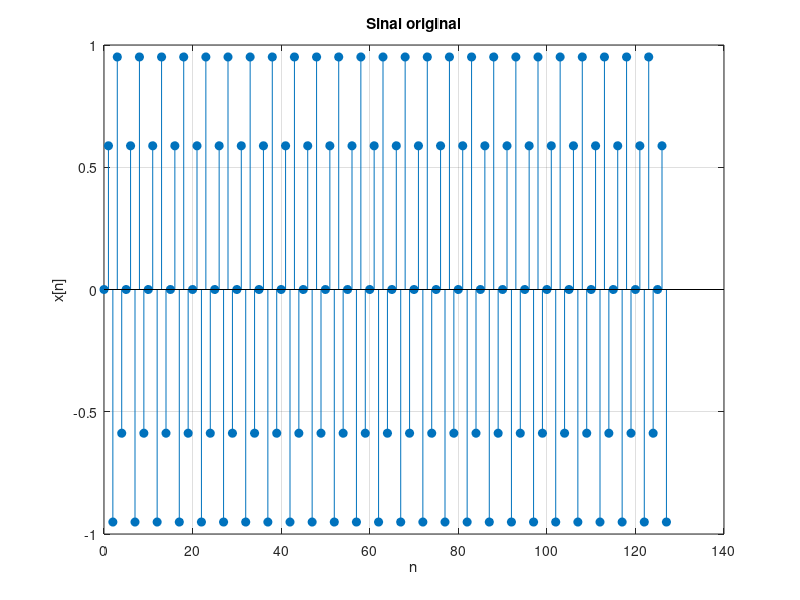
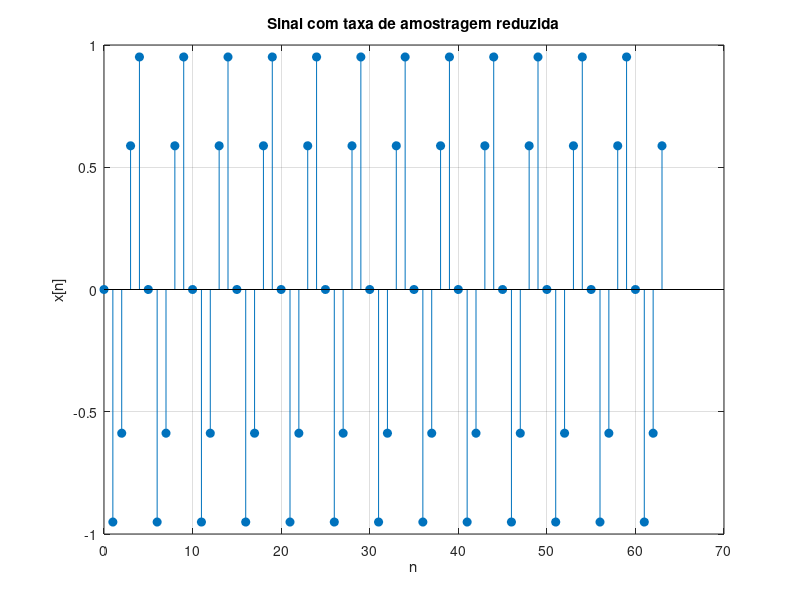
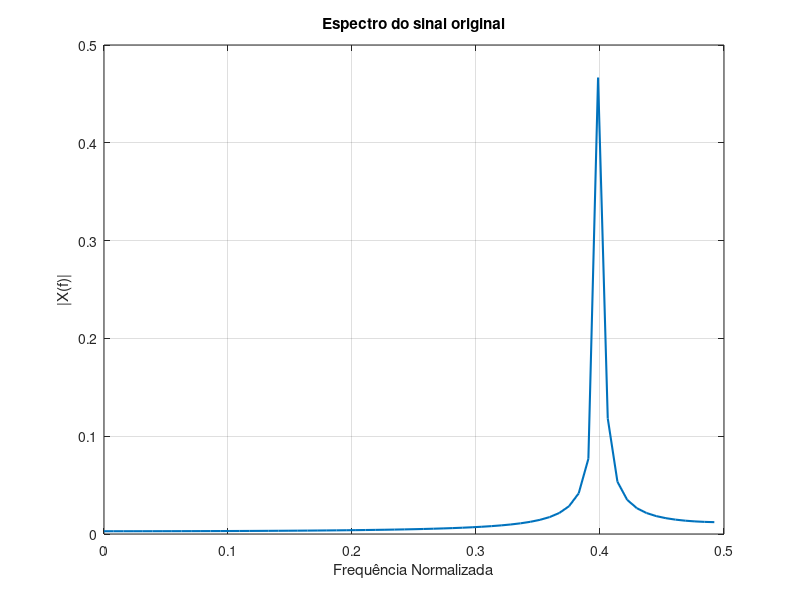
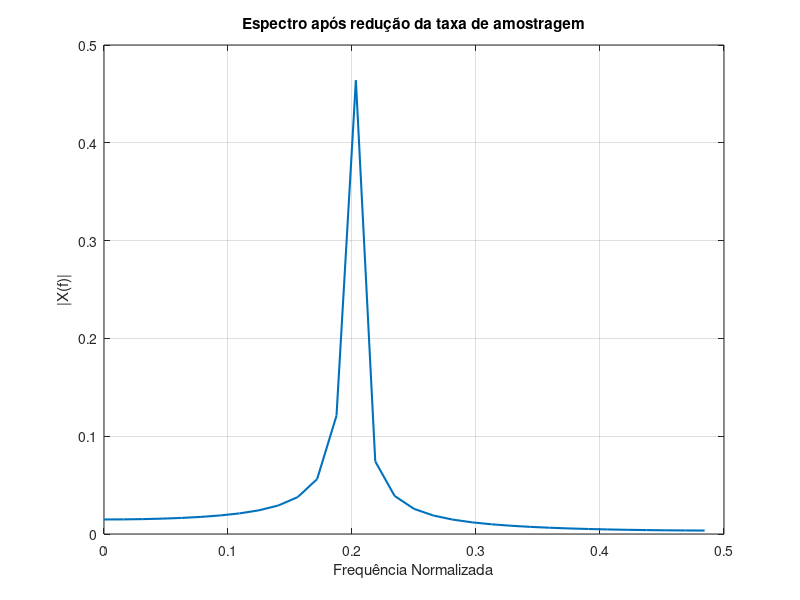

The MATLAB source for these figures, in order:
clc;
clear;
close all;

N = 128; 
n = 0:N-1;

f0 = 0.4;        

x1 = sin(2*pi*f0*n);

X1 = fft(x1);
magX1 = abs(X1)/N;

f = (0:N-1)/N;

x2 = x1(1:2:end);   

N2 = length(x2);
n2 = 0:N2-1;

X2 = fft(x2);
magX2 = abs(X2)/N2;

f2 = (0:N2-1)/N2;

figure;
stem(n, x1, 'filled');
xlabel('n');
ylabel('x[n]');
title('Sinal original');
grid on;


figure;
stem(n2, x2, 'filled');
xlabel('n');
ylabel('x[n]');
title('Sinal com taxa de amostragem reduzida');
grid on;

figure;
plot(f(1:N/2), magX1(1:N/2), 'LineWidth', 1.5);
xlabel('Frequência Normalizada');
ylabel('|X(f)|');
title('Espectro do sinal original');
grid on;

figure;
plot(f2(1:N2/2), magX2(1:N2/2), 'LineWidth', 1.5);
xlabel('Frequência Normalizada');
ylabel('|X(f)|');
title('Espectro após redução da taxa de amostragem');
grid on;


disp('Frequência original:');
disp(f0);
